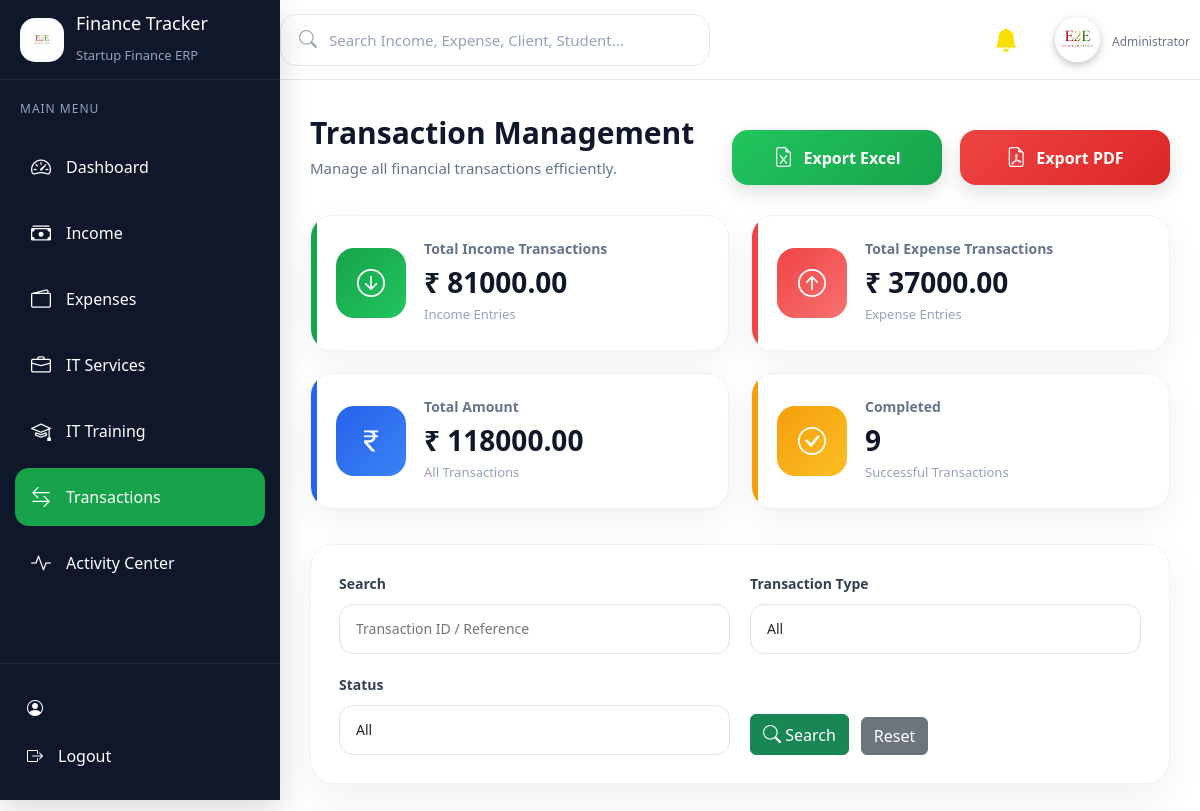
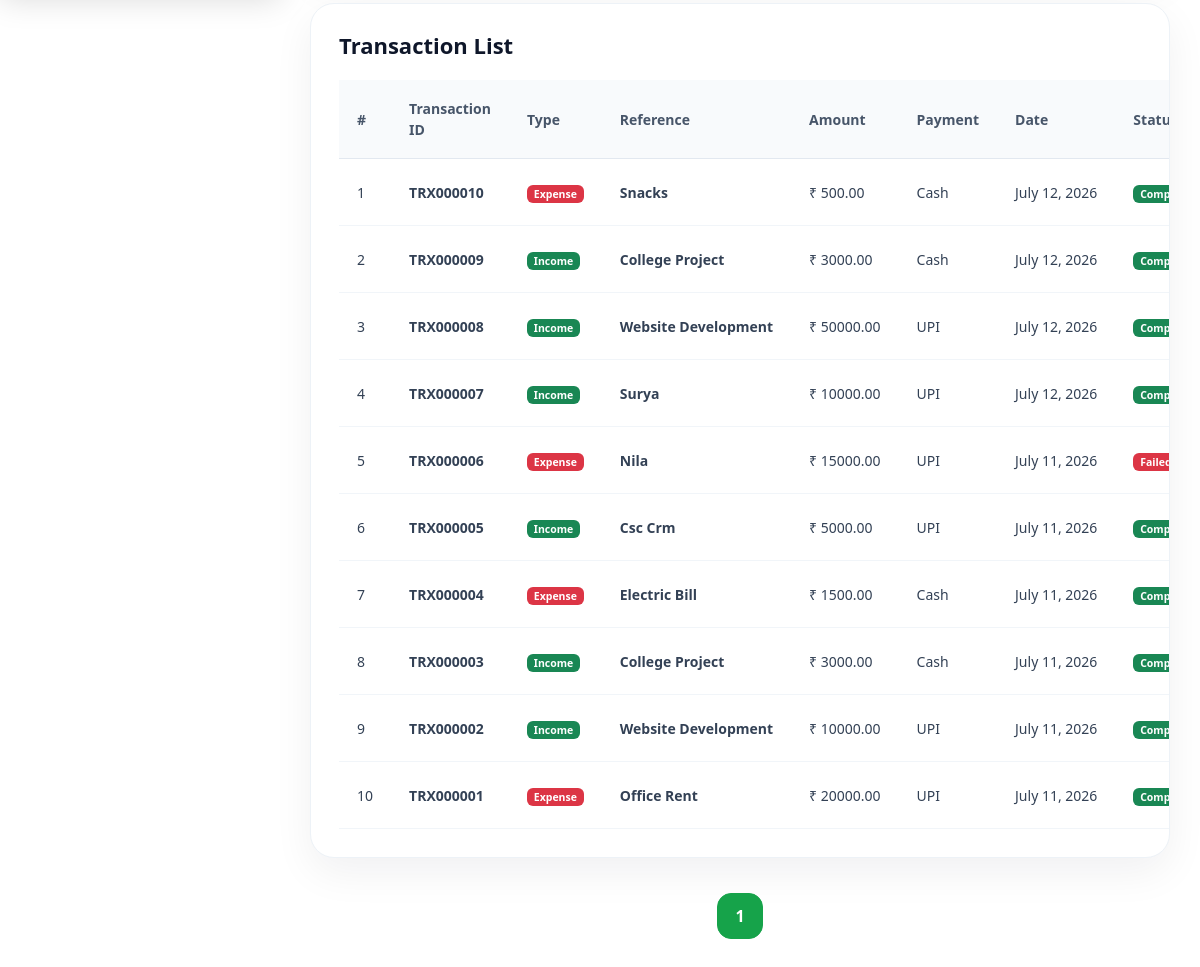
Screenshot of /transactions/ with the database file from the repository (2 pictures, top to bottom).
### transactions/models.py (models this page shows, shortened)
class Transaction(models.Model):
    SOURCE_MODULE = [
        ("Income", "Income"),
        ("Expense", "Expense"),
        ("Services", "IT Services"),
        ("Training", "IT Training"),
    ]
    TRANSACTION_TYPE = [
        ("Income", "Income"),
        ("Expense", "Expense"),
    ]
    PAYMENT_MODE = [
        ("Cash", "Cash"),
        ("UPI", "UPI"),
        ("Bank", "Bank Transfer"),
        ("Card", "Card"),
        ("Cheque", "Cheque"),
    ]
    STATUS = [
        ("Completed", "Completed"),
        ("Pending", "Pending"),
        ("Paid", "Paid"),
        ("Failed", "Failed"),
    ]
    transaction_id = models.CharField(
        max_length=20,
        unique=True,
        editable=False,
    )
    source_module = models.CharField(
        max_length=30,
        choices=SOURCE_MODULE,
    )
    transaction_type = models.CharField(
        max_length=20,
        choices=TRANSACTION_TYPE,
    )
    reference = models.CharField(
        max_length=150,
    )
    reference_id = models.PositiveIntegerField(
        null=True,
        blank=True,
    )
    amount = models.DecimalField(
        max_digits=12,
        decimal_places=2,
    )
    payment_mode = models.CharField(
        max_length=20,
        choices=PAYMENT_MODE,
    )
    transaction_date = models.DateField()
    status = models.CharField(
        max_length=20,
        choices=STATUS,
        default="Completed",
    )
    notes = models.TextField(
        blank=True,
        null=True,
    )
    created_by = models.ForeignKey(
        User,
        on_delete=models.SET_NULL,
        null=True,
        blank=True,
    )
    created_at = models.DateTimeField(
        auto_now_add=True,
    )
    updated_at = models.DateTimeField(
        auto_now=True,
    )
    class Meta:
        ordering = [
            "-created_at",
        ]
        verbose_name = "Transaction"
        verbose_name_plural = "Transactions"

### transactions/views.py (the view)
def transaction_list(request):
    transactions = Transaction.objects.all().order_by("-created_at")
    search = request.GET.get("search", "").strip()
    if search == "None":
        search = ""
    transaction_type = request.GET.get("transaction_type")
    status = request.GET.get("status")
    source_module = request.GET.get("source_module")
    payment_mode = request.GET.get("payment_mode")
    print("=" * 50)
    print("GET DATA :", request.GET)
    print("Search :", search)
    print("Transaction Type :", transaction_type)
    print("Status :", status)
    print("=" * 50)
    if search and search.lower() != "none":
        transactions = transactions.filter(
            Q(transaction_id__icontains=search) |
            Q(reference__icontains=search)
        )
    if transaction_type:
        transactions = transactions.filter(
            transaction_type=transaction_type
        )
    if status:
        transactions = transactions.filter(
            status=status
        )
    if source_module:
        transactions = transactions.filter(
            source_module=source_module
        )
    if payment_mode:
        transactions = transactions.filter(
            payment_mode=payment_mode
        )
    total_transactions = Transaction.objects.count()
    total_income = Transaction.objects.filter(
        transaction_type="Income"
    ).aggregate(
        total=Sum("amount")
    )["total"] or 0
    total_expense = Transaction.objects.filter(
        transaction_type="Expense"
    ).aggregate(
        total=Sum("amount")
    )["total"] or 0
    total_amount = Transaction.objects.aggregate(
        total=Sum("amount")
    )["total"] or 0
    completed_transactions = Transaction.objects.filter(
        status="Completed"
    ).count()
    pending_transactions = Transaction.objects.filter(
        status="Pending"
    ).count()
    failed_transactions = Transaction.objects.filter(
        status="Failed"
    ).count()
    paginator = Paginator(
        transactions,
        10,
    )
    page_number = request.GET.get("page")
    page_obj = paginator.get_page(page_number)
    context = {
        "transactions": page_obj,
        "page_obj": page_obj,
        "search": search,
        "transaction_type": transaction_type,
        "status": status,
        "source_module": source_module,
        "payment_mode": payment_mode,
        "total_transactions": total_transactions,
        "total_income": total_income,
        "total_expense": total_expense,
        "total_amount": total_amount,
        "completed_transactions": completed_transactions,
        "pending_transactions": pending_transactions,
        "failed_transactions": failed_transactions,
        "active_page": "transactions",
    }
    return render(
        request,
        "transactions/transactions.html",
        context,
    )

### activity/context_processors.py (called while the page is built)
def notification_context(request):
    unread_notifications = Notification.objects.filter(
        is_read=False
    ).count()
    recent_notifications = Notification.objects.filter(
        is_read=False
    ).order_by("-created_at")[:5]
    return {
        "unread_notifications": unread_notifications,
        "recent_notifications": recent_notifications,
    }

### templates/transactions/transactions.html (shortened to what this page needs)
{% extends 'base.html' %}
{% block content %}
<div class="page-header">
    <div>
        <h2>Transaction Management</h2>
        <p>Manage all financial transactions efficiently.</p>
    </div>
    <div class="page-actions">
    <a href="{% url 'export_transaction_excel' %}?{{ request.GET.urlencode }}" class="btn btn-success">
    <i class="bi bi-file-earmark-excel"></i>
    Export Excel
</a>
<a href="{% url 'export_transaction_pdf' %}?{{ request.GET.urlencode }}" class="btn btn-danger">
    <i class="bi bi-file-earmark-pdf"></i>
    Export PDF
</a>
</div>
</div>
<div class="dashboard-cards">
    <div class="dashboard-card revenue">
        <div class="card-icon">
            <i class="bi bi-arrow-down-circle"></i>
        </div>
        <div class="card-content">
            <h5>Total Income Transactions</h5>
           <h2>₹ {{ total_income|floatformat:2 }}</h2>
            <p>Income Entries</p>
        </div>
    </div>
    <div class="dashboard-card expense">
        <div class="card-icon">
            <i class="bi bi-arrow-up-circle"></i>
        </div>
        <div class="card-content">
            <h5>Total Expense Transactions</h5>
            <h2>₹ {{ total_expense|floatformat:2 }}</h2>
            <p>Expense Entries</p>
        </div>
    </div>
    <div class="dashboard-card profit">
        <div class="card-icon">
            <i class="bi bi-currency-rupee"></i>
        </div>
        <div class="card-content">
            <h5>Total Amount</h5>
            <h2>₹ {{ total_amount|floatformat:2 }}</h2>
            <p>All Transactions</p>
        </div>
    </div>
    <div class="dashboard-card target">
        <div class="card-icon">
            <i class="bi bi-check-circle"></i>
        </div>
        <div class="card-content">
            <h5>Completed</h5>
            <h2>{{ completed_transactions }}</h2>
            <p>Successful Transactions</p>
        </div>
    </div>
</div>
<div class="filter-card">
    <form method="GET">
        <div class="filter-grid">
            <div class="filter-group">
                <label>Search</label>
                <input
                    type="text"
                    name="search"
                    value="{{ search }}"
                    placeholder="Transaction ID / Reference"
                >
            </div>
            <div class="filter-group">
                <label>Transaction Type</label>
                <select name="transaction_type" class="form-select">
    <option value="">All</option>
</select>
            </div>
            <div class="filter-group">
                <label>Status</label>
                <select name="status" class="form-select">
    <option value="">All</option>
</select>
            </div>
            <div class="filter-buttons">
                <button type="submit" class="btn btn-success">
                    <i class="bi bi-search"></i>
                    Search
                </button>
                <a href="{% url 'transaction_list' %}" class="btn btn-secondary">
                    Reset
                </a>
            </div>
        </div>
    </form>
</div>
<div class="dashboard-table">
    <div class="box-header">
        <h3>Transaction List</h3>
    </div>
    <table>
        <thead>
            <tr>
                <th>#</th>
                <th>Transaction ID</th>
                <th>Type</th>
                <th>Reference</th>
                <th>Amount</th>
                <th>Payment</th>
                <th>Date</th>
                <th>Status</th>
            </tr>
        </thead>
        <tbody>
            {% for transaction in transactions %}
            <tr>
                <td>{{ page_obj.start_index|add:forloop.counter0 }}</td>
                <td>
                    <strong>{{ transaction.transaction_id }}</strong>
                </td>
                <td>
                    {% if transaction.transaction_type == "Income" %}
                    <span class="badge bg-success">
                        Income
                    </span>
                    {% else %}
                    <span class="badge bg-danger">
                        Expense
                    </span>
                    {% endif %}
                </td>
                <td>{{ transaction.reference }}</td>
                <td>
                    ₹ {{ transaction.amount|floatformat:2 }}
                </td>
                <td>{{ transaction.payment_mode }}</td>
                <td>{{ transaction.transaction_date }}</td>
                <td>
                    {% if transaction.status == "Completed" %}
                    <span class="badge bg-success">
                        Completed
                    </span>
                    {% elif transaction.status == "Pending" %}
                    <span class="badge bg-warning text-dark">
                        Pending
                    </span>
                    {% else %}
                    <span class="badge bg-danger">
                        Failed
                    </span>
                    {% endif %}
                </td>
            </tr>
            {% endfor %}
        </tbody>
    </table>
</div>
<div class="pagination-container">
    {% for page in page_obj.paginator.page_range %}
    {% if page == page_obj.number %}
    <span class="page-btn active">
        {{ page }}
    </span>
    {% else %}
    <a href="?page={{ page }}" class="page-btn">
        {{ page }}
    </a>
    {% endif %}
    {% endfor %}
</div>
{% endblock %}

### static/css/style.css (style rules this page uses)
* { margin:0; padding:0; box-sizing:border-box; font-family:"Segoe UI",sans-serif; }
body { background:var(--bg); color:var(--text); font-family:"Inter",sans-serif; font-size:14px; line-height:1.6; }

### static/css/dashboard.css (style rules this page uses)
.dashboard-cards { display:grid; grid-template-columns:repeat(4,1fr); gap:22px; margin-bottom:30px; }
.dashboard-card { background:#fff; border-radius:18px; padding:24px; display:flex; align-items:center; gap:18px; box-shadow:0 10px 30px rgba(15,23,42,.08); transition:.35s; border:1px solid #edf2f7; position:relative; overflow:hidden; }
.dashboard-card::before { content:""; position:absolute; left:0; top:0; width:5px; height:100%; }
.card-icon { width:68px; height:68px; border-radius:16px; display:flex; justify-content:center; align-items:center; font-size:28px; color:#fff; }
.box-header { display:flex; justify-content:space-between; align-items:center; margin-bottom:22px; }
.box-header h3 { font-size:18px; font-weight:600; color:#0f172a; display:flex; align-items:center; gap:10px; }
.dashboard-table th, .dashboard-table td { padding:10px 12px; font-size:13px; }
@media (max-width:1400px) { .dashboard-cards { grid-template-columns:repeat(3,1fr); } }

### static/css/service.css (style rules this page uses)
.page-actions { display:flex; gap:18px; flex-wrap:wrap; align-items:center; margin-top:20px; }
.page-actions .btn { min-width:210px; height:55px; border:none; border-radius:16px; display:flex; align-items:center; justify-content:center; gap:10px; font-size:16px; font-weight:600; color:#fff; transition:all .3s ease; box-shadow:0 8px 18px rgba(0,0,0,.12); }
.page-actions .btn i { font-size:20px; }
.page-actions .btn-success { background:linear-gradient(135deg,#22c55e,#16a34a); }
.page-actions .btn-danger { background:linear-gradient(135deg,#ef4444,#dc2626); }

### static/css/variables.css (style rules this page uses)
:root { --primary:#16A34A; --primary-dark:#15803D; --primary-light:#DCFCE7; --success:#22C55E; --danger:#EF4444; --warning:#F59E0B; --info:#3B82F6; --purple:#7C3AED; --teal:#14B8A6; --pink:#EC4899; --sidebar:#0F172A; --sidebar-hover:#1E293B; --sidebar-active:#16A34A; --bg:#F4F7FE; --card:#FFFFFF; --card-hover:#F8FAFC; --heading:#0F172A; --text:#334155; --text-light:#64748B; --border:#E2E8F0; --shadow-sm:0 4px 12px rgba(15,23,42,.05); --shadow:0 12px 30px rgba(15,23,42,.08); --shadow-lg:0 18px 45px rgba(15,23,42,.12); --radius-sm:12px; --radius:18px; --radius-lg:24px; --transition:.3s ease; }

### rows the page displays
Transaction: start_index|add "1", transaction_type "Expense", status "Completed"
Transaction: start_index|add "2", transaction_type "Income", status "Completed"
Transaction: start_index|add "3", transaction_type "Income", status "Completed"
Transaction: start_index|add "4", transaction_type "Income", status "Completed"
Transaction: start_index|add "5", transaction_type "Expense", status "Failed"
Transaction: start_index|add "6", transaction_type "Income", status "Completed"
Transaction: start_index|add "7", transaction_type "Expense", status "Completed"
Transaction: start_index|add "8", transaction_type "Income", status "Completed"
Transaction: start_index|add "9", transaction_type "Income", status "Completed"
Transaction: start_index|add "10", transaction_type "Expense", status "Completed"

### other values shown
{{ total_income|floatformat:2 }} "81000.00"
{{ total_expense|floatformat:2 }} "37000.00"
{{ total_amount|floatformat:2 }} "118000.00"
{{ completed_transactions }} "9"
{{ page }} "1"
